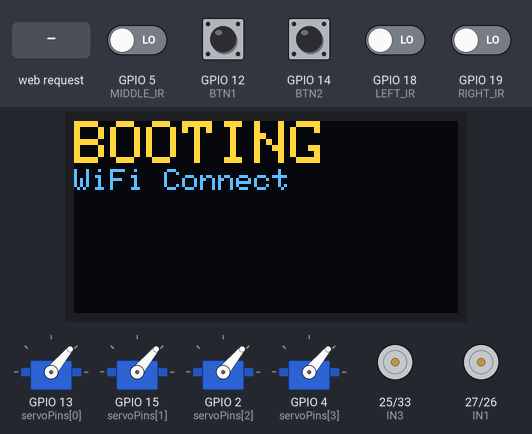
This sketch was run on a simulated ESP32. Shown: 4 × servo, 128×64 one-colour display, motor-driver pin pairs drawn as motors (green arrow = first pin HIGH = forward, orange = second pin HIGH = backward, longer = more drive). The inputs (shaded band) are chosen by the test bench; at power-on: GPIO 12 (BTN1), GPIO 14 (BTN2) HIGH, GPIO 5 (MIDDLE_IR), GPIO 18 (LEFT_IR), GPIO 19 (RIGHT_IR) LOW. The OLED is the two-colour kind (top 16 rows yellow); WiFi joins after 1.5 s; servers stay silent unless stated; what the sketch prints to the serial monitor is not drawn.

Above: at 2.5 s.
At 7.2 s:
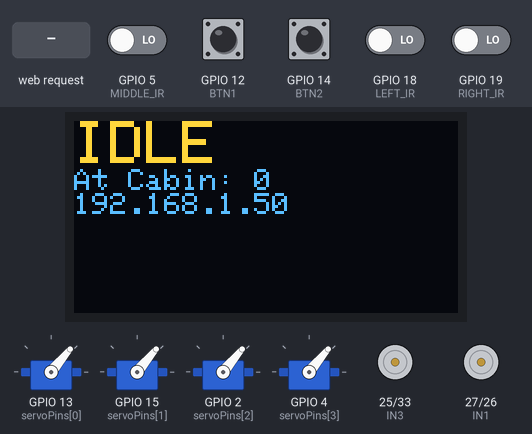
7.3 s: GPIO 12 (BTN1) pulled LOW for 1 s
At 9.6 s:
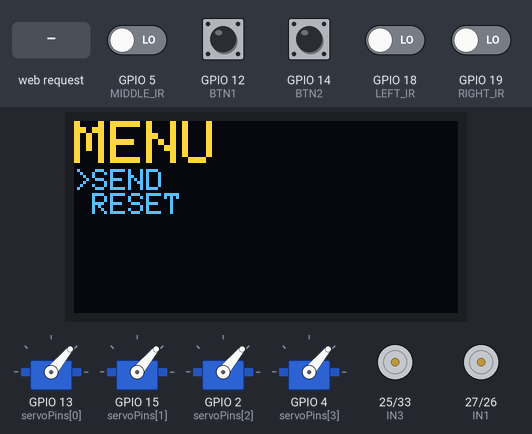
9.9 s: HTTP request GET /api/discard received
11.4 s: GPIO 14 (BTN2) pulled LOW for 1 s
At 13.2 s:
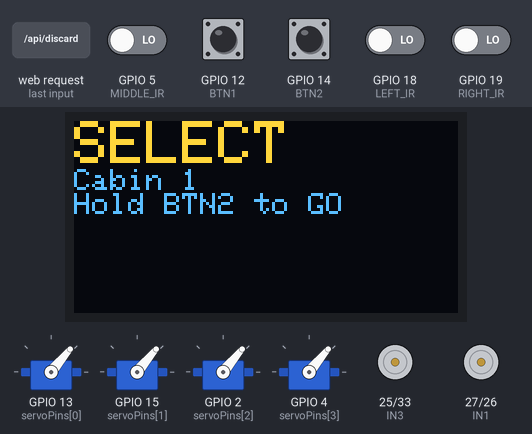
13.9 s: GPIO 14 (BTN2) pulled LOW for 3.2 s
At 19.3 s:
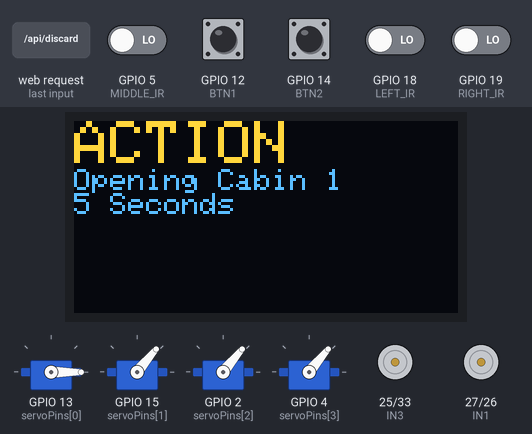
19.6 s: GPIO 5 (MIDDLE_IR) driven HIGH
22.6 s: GPIO 12 (BTN1) pulled LOW for 3.2 s
At 28.1 s:
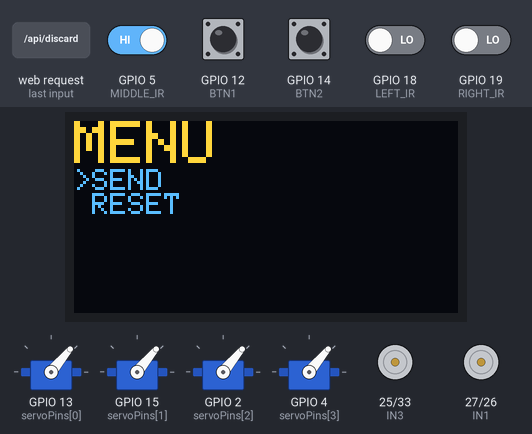
Timing chart, 0 to 28.3 s (numbered marks = the images above; inputs shaded):
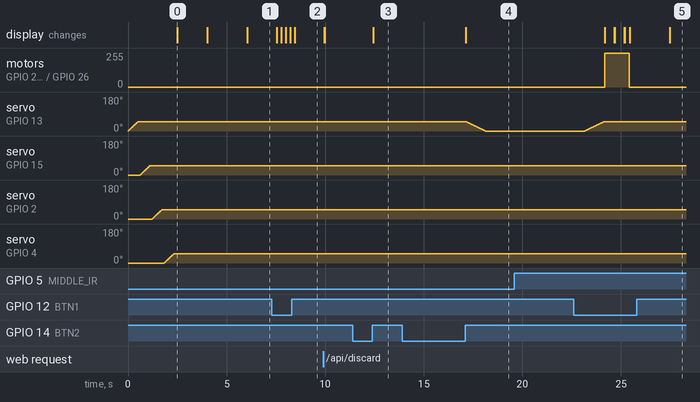

The sketch:

esp32_deliverybot_firmware.ino
```cpp
#include <Wire.h>
#include <Adafruit_GFX.h>
#include <Adafruit_SSD1306.h>
#include <ESP32Servo.h>
#include <WiFi.h>
#include <WebServer.h>

// --- WiFi Configuration ---
const char* WIFI_SSID = "SSID";
const char* WIFI_PASSWORD = "PASSWORD";

// --- Multi-Servo Setup ---
int servoPins[4] = {13, 15, 2, 4};
Servo cabinServos[4];

#define SERVO_CLOSED 50
#define SERVO_OPEN 0

WebServer server(80);
Adafruit_SSD1306 display(128, 64, &Wire, -1);

// --- Pin Definitions ---
#define MIDDLE_IR 5
#define LEFT_IR 18
#define RIGHT_IR 19
#define IN1 27
#define IN2 26
#define IN3 25
#define IN4 33
#define BTN1 12
#define BTN2 14

// --- State Variables ---
int currentCabin = 0;
int targetCabin = 0;
bool deliveryActive = false;
bool awaitingAuth = false;
unsigned long authStart = 0;

#define AUTH_TIMEOUT 60000

int selectedMode = 0;
int selectedCabin = 1;
bool menuActive = false;
bool selectCabinMode = false;
bool lastMid = LOW;
unsigned long irHighStart = 0;   // tracks when IR first went HIGH
bool irCounted = false;          // prevents double-counting same white strip
String oledScreen = "BOOT";

// --- OLED Helper ---
void oled(String l1, String l2, String l3, String screen) {
  oledScreen = screen;
  display.clearDisplay();
  display.setTextColor(WHITE);
  display.setTextSize(2);
  display.setCursor(0, 0);
  display.println(l1);
  display.setTextSize(1);
  display.println(l2);
  display.println(l3);
  display.display();
}

// --- Smooth Servo Logic ---
void moveRespectiveSmoothly(int cabinNum, int startAngle, int endAngle) {
  if (cabinNum < 1 || cabinNum > 4) return;
  int idx = cabinNum - 1;

  if (startAngle < endAngle) {
    for (int pos = startAngle; pos <= endAngle; pos++) {
      cabinServos[idx].write(pos);
      delay(20);
    }
  } else {
    for (int pos = startAngle; pos >= endAngle; pos--) {
      cabinServos[idx].write(pos);
      delay(20);
    }
  }
}

void openRespectiveCabin(int cabinNum) {
  oled("ACTION", "Opening Cabin " + String(cabinNum), "5 Seconds", "SERVO");
  moveRespectiveSmoothly(cabinNum, SERVO_CLOSED, SERVO_OPEN);
  delay(5000);
  moveRespectiveSmoothly(cabinNum, SERVO_OPEN, SERVO_CLOSED);
}

// --- Motor Controls ---
void stopMotors() {
  digitalWrite(IN1, LOW); digitalWrite(IN2, LOW);
  digitalWrite(IN3, LOW); digitalWrite(IN4, LOW);
}

void moveForward() {
  digitalWrite(IN1, HIGH); digitalWrite(IN2, LOW);
  digitalWrite(IN3, HIGH); digitalWrite(IN4, LOW);
}

void moveBackward() {
  digitalWrite(IN1, LOW); digitalWrite(IN2, HIGH);
  digitalWrite(IN3, LOW); digitalWrite(IN4, HIGH);
}

void turnLeft() {
  // Left motor stop, Right motor forward
  digitalWrite(IN1, LOW);  digitalWrite(IN2, LOW);
  digitalWrite(IN3, HIGH); digitalWrite(IN4, LOW);
}

void turnRight() {
  // Left motor forward, Right motor stop
  digitalWrite(IN1, HIGH); digitalWrite(IN2, LOW);
  digitalWrite(IN3, LOW);  digitalWrite(IN4, LOW);
}

// --- Navigation ---
void handleIR() {
  int mid = digitalRead(MIDDLE_IR);

  if (mid == HIGH) {
    if (lastMid == LOW) {
      // IR just went HIGH — start the 1-second timer
      irHighStart = millis();
      irCounted = false;
    }
    // Still HIGH: check if it has been sustained for 1 second
    if (!irCounted && (millis() - irHighStart >= 1000)) {
      // Confirmed white strip — count the cabin
      if (deliveryActive) {
        if (targetCabin > currentCabin) currentCabin++;
        else if (targetCabin < currentCabin) currentCabin--;
      } else {
        currentCabin++;
        if (currentCabin > 4) currentCabin = 1;
      }
      irCounted = true; // only count once per continuous HIGH segment
    }
  } else {
    // IR went LOW — reset for next strip
    irCounted = false;
  }

  lastMid = mid;
}

void moveToTarget() {
  if (currentCabin != targetCabin) {
    // If target cabin is behind current cabin, simply move backward
    if (targetCabin < currentCabin) {
      oled("GOING", "To: " + String(targetCabin), "Now: " + String(currentCabin), "MOVING");
      moveBackward();
    } else {
      // Forward movement with line‑following correction
      int leftVal  = digitalRead(LEFT_IR);   // LOW = black detected
      int rightVal = digitalRead(RIGHT_IR);  // LOW = black detected
      oled("GOING", "To: " + String(targetCabin), "Now: " + String(currentCabin), "MOVING");
      // Line‑following correction
      if (rightVal == LOW && leftVal == HIGH) {
        // Right sensor sees black edge → drift right → correct left
        turnLeft();
      } else if (leftVal == LOW && rightVal == HIGH) {
        // Left sensor sees black edge → drift left → correct right
        turnRight();
      } else {
        // Both clear or both on line → go straight forward
        moveForward();
      }
    }
    return;
  }
  stopMotors();
  oled("REACHED", "Cabin " + String(targetCabin), "Waiting Unlock", "ARRIVED");
  delay(2000);
  awaitingAuth = true;
  authStart = millis();
}


// --- Buttons ---
void handleButtons() {
  if (digitalRead(BTN1) == LOW) {
    delay(200);
    if (!menuActive) menuActive = true;
    else if (!selectCabinMode) selectedMode = (selectedMode + 1) % 2;
    else {
      selectedCabin++;
      if (selectedCabin > 4) selectedCabin = 1;
    }
  }

  if (digitalRead(BTN2) == LOW) {
    unsigned long t = millis();
    while (digitalRead(BTN2) == LOW);
    if (millis() - t > 800) {
      if (selectedMode == 1) {
        currentCabin = 0;
        oled("RESET", "Counters Cleared", "", "RESET");
        delay(1000);
        menuActive = false;
      } else {
        if (!selectCabinMode) selectCabinMode = true;
        else {
          targetCabin = selectedCabin;
          openRespectiveCabin(targetCabin);
          deliveryActive = true;
          menuActive = false;
          selectCabinMode = false;
        }
      }
    }
  }

  if (menuActive) {
    if (!selectCabinMode) {
      oled("MENU", selectedMode == 0 ? ">SEND" : " SEND", selectedMode == 1 ? ">RESET" : " RESET", "MENU");
    } else {
      oled("SELECT", "Cabin " + String(selectedCabin), "Hold BTN2 to GO", "SELECT");
    }
  }
}

// --- API ---
void handleStatus() {
  server.sendHeader("Access-Control-Allow-Origin", "*");
  String json = "{\"ip\":\"" + WiFi.localIP().toString() + "\",";
  json += " \"currentCabin\":" + String(currentCabin) + ",";
  json += " \"targetCabin\":" + String(targetCabin) + ",";
  json += " \"deliveryActive\":" + String(deliveryActive ? "true" : "false") + ",";
  json += " \"awaitingAuth\":" + String(awaitingAuth ? "true" : "false") + "}";
  server.send(200, "application/json", json);
}

void handleUnlock() {
  server.sendHeader("Access-Control-Allow-Origin", "*");
  if (awaitingAuth) {
    awaitingAuth = false;
    deliveryActive = false;
    openRespectiveCabin(targetCabin);
    targetCabin = 0;
    server.send(200, "application/json", "{\"status\":\"unlocked\"}");
  } else {
    server.send(403, "application/json", "{\"status\":\"denied\"}");
  }
}

void handleDiscard() {
  server.sendHeader("Access-Control-Allow-Origin", "*");
  awaitingAuth = false;
  deliveryActive = false;
  targetCabin = 0;
  oled("DISCARD", "Return to IDLE", "", "IDLE");
  server.send(200, "application/json", "{\"status\":\"discarded\"}");
}

void handleAuthVerify() {
  server.sendHeader("Access-Control-Allow-Origin", "*");
  if (!server.hasArg("cabin")) {
    server.send(400, "application/json", "{\"status\":\"missing_cabin\"}");
    return;
  }
  int cabinNum = server.arg("cabin").toInt();
  if (cabinNum < 1 || cabinNum > 4) {
    server.send(400, "application/json", "{\"status\":\"invalid_cabin\"}");
    return;
  }
  if (!awaitingAuth || targetCabin == 0) {
    server.send(409, "application/json", "{\"status\":\"not_waiting\"}");
    return;
  }
  if (cabinNum != targetCabin) {
    server.send(409, "application/json", "{\"status\":\"cabin_mismatch\"}");
    return;
  }

  awaitingAuth = false;
  deliveryActive = false;
  openRespectiveCabin(cabinNum);
  targetCabin = 0;
  server.send(200, "application/json", "{\"status\":\"unlocked\"}");
}


// --- Setup ---
void setup() {
  Serial.begin(115200);

  pinMode(MIDDLE_IR, INPUT);
  pinMode(LEFT_IR, INPUT);
  pinMode(RIGHT_IR, INPUT);
  pinMode(IN1, OUTPUT); pinMode(IN2, OUTPUT);
  pinMode(IN3, OUTPUT); pinMode(IN4, OUTPUT);
  pinMode(BTN1, INPUT_PULLUP); pinMode(BTN2, INPUT_PULLUP);

  for(int i=0; i<4; i++) {
    cabinServos[i].attach(servoPins[i]);
    for(int pos=0; pos<=SERVO_CLOSED; pos++) {
        cabinServos[i].write(pos);
        delay(10);
    }
    delay(100);
  }

  Wire.begin(21, 22);
  display.begin(SSD1306_SWITCHCAPVCC, 0x3C);

  oled("BOOTING", "WiFi Connect", "", "BOOT");

  WiFi.begin(WIFI_SSID, WIFI_PASSWORD);
  while (WiFi.status() != WL_CONNECTED) { delay(500); }

  String ipAddr = WiFi.localIP().toString();

  // ✅ PRINT URL IN SERIAL
  Serial.println("\n------------------------------");
  Serial.print("SERVER URL: http://");
  Serial.print(ipAddr);
  Serial.println("/api/status");
  Serial.println("------------------------------\n");

  oled("ONLINE", "IP:", ipAddr, "IDLE");
  delay(2000);

  server.on("/api/status", HTTP_GET, handleStatus);
  server.on("/api/unlock", HTTP_ANY, handleUnlock);
  server.on("/api/discard", HTTP_ANY, handleDiscard);
  server.on("/api/auth_verify", HTTP_ANY, handleAuthVerify);
  server.begin();
}

// --- Loop ---
void loop() {
  server.handleClient();
  handleIR();
  handleButtons();

  if (awaitingAuth) {
    if (millis() - authStart > AUTH_TIMEOUT) {
      awaitingAuth = false;
      deliveryActive = false;
      targetCabin = 0;
      oled("TIMEOUT", "Return to", "IDLE", "IDLE");
      delay(2000);
    }
    return;
  }

  if (deliveryActive) {
    moveToTarget();
  } else if (!menuActive) {
    stopMotors();
    oled("IDLE", "At Cabin: " + String(currentCabin), WiFi.localIP().toString(), "IDLE");
  }
}
```

Measured:
- after the input at 7.3 s, the display: changes after 0.25 s (image 2)
- after the input at 11.4 s, the display: changes after 1.0 s (image 3)
- after the input at 13.9 s, servo on GPIO 13 (servoPins[0]): moves from 50° to 0° over 0.98 s, starting after 3.2 s; the display: changes after 3.2 s (image 4)
- after the input at 19.6 s, every drawn part: stays the same
- after the input at 22.6 s, the display: first differs from a run without the input after 2.1 s (image 5 shows a later state)
- what the display in image 0 shows lasts 1.5 s, from 2.5 s to 4.0 s
